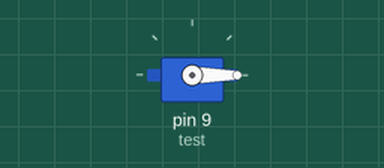
The sketch below on a simulated Arduino Uno, built with avr-gcc and run on an emulated ATmega328P. On the bench: servo.

Above: at 0.05 s.
At 3.0 s:
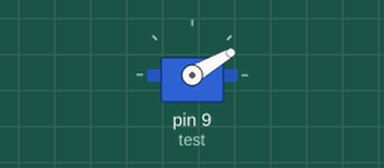
Timing chart, 0 to 6.9 s (numbered marks = the images above):
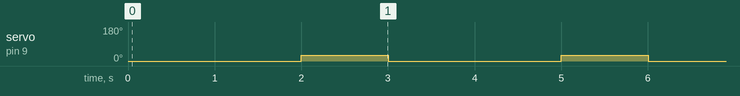

Measured:
- by itself, servo on pin 9 (test): alternates 30° for 1.0 s and 0° for 2.0 s

The sketch:

testServo.ino
```cpp
#include <Servo.h>
Servo test;

void setup() {
  // put your setup code here, to run once:
test.attach(9);
}

void loop() {
  // put your main code here, to run repeatedly:
  test.write(0);
  delay(2000);
  test.write(30);
  delay(1000);


}
```
